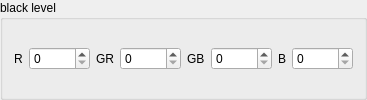
              <widget class="QGroupBox" name="groupBox_4">
               <property name="title">
                <string>black level</string>
               </property>
               <layout class="QGridLayout" name="gridLayout_3">
                <item row="0" column="3">
                 <widget class="QLabel" name="label_2">
                  <property name="text">
                   <string>GR</string>
                  </property>
                 </widget>
                </item>
                <item row="0" column="5">
                 <widget class="QLabel" name="label_3">
                  <property name="text">
                   <string>GB</string>
                  </property>
                 </widget>
                </item>
                <item row="0" column="8">
                 <widget class="QSpinBox" name="blc_b">
                  <property name="maximum">
                   <number>65535</number>
                  </property>
                 </widget>
                </item>
                <item row="0" column="6">
                 <widget class="QSpinBox" name="blc_gb">
                  <property name="maximum">
                   <number>65535</number>
                  </property>
                 </widget>
                </item>
                <item row="0" column="4">
                 <widget class="QSpinBox" name="blc_gr">
                  <property name="maximum">
                   <number>65535</number>
                  </property>
                 </widget>
                </item>
                <item row="0" column="0">
                 <widget class="QLabel" name="label">
                  <property name="text">
                   <string>R</string>
                  </property>
                 </widget>
                </item>
                <item row="0" column="7">
                 <widget class="QLabel" name="label_4">
                  <property name="text">
                   <string>B</string>
                  </property>
                 </widget>
                </item>
                <item row="0" column="2">
                 <widget class="QSpinBox" name="blc_r">
                  <property name="maximum">
                   <number>65535</number>
                  </property>
                 </widget>
                </item>
               </layout>
              </widget>
